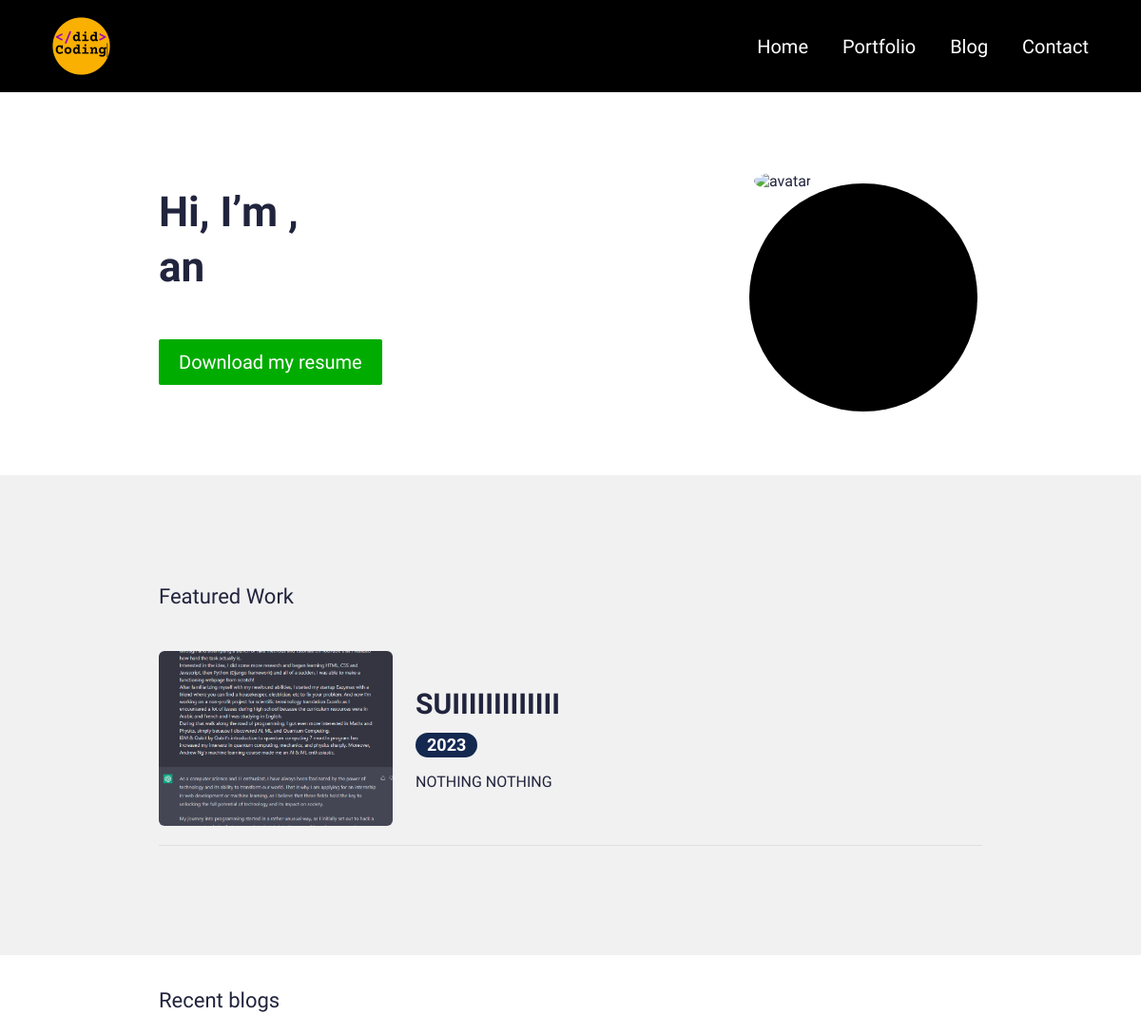
Before: / (upper part) with the older database file.
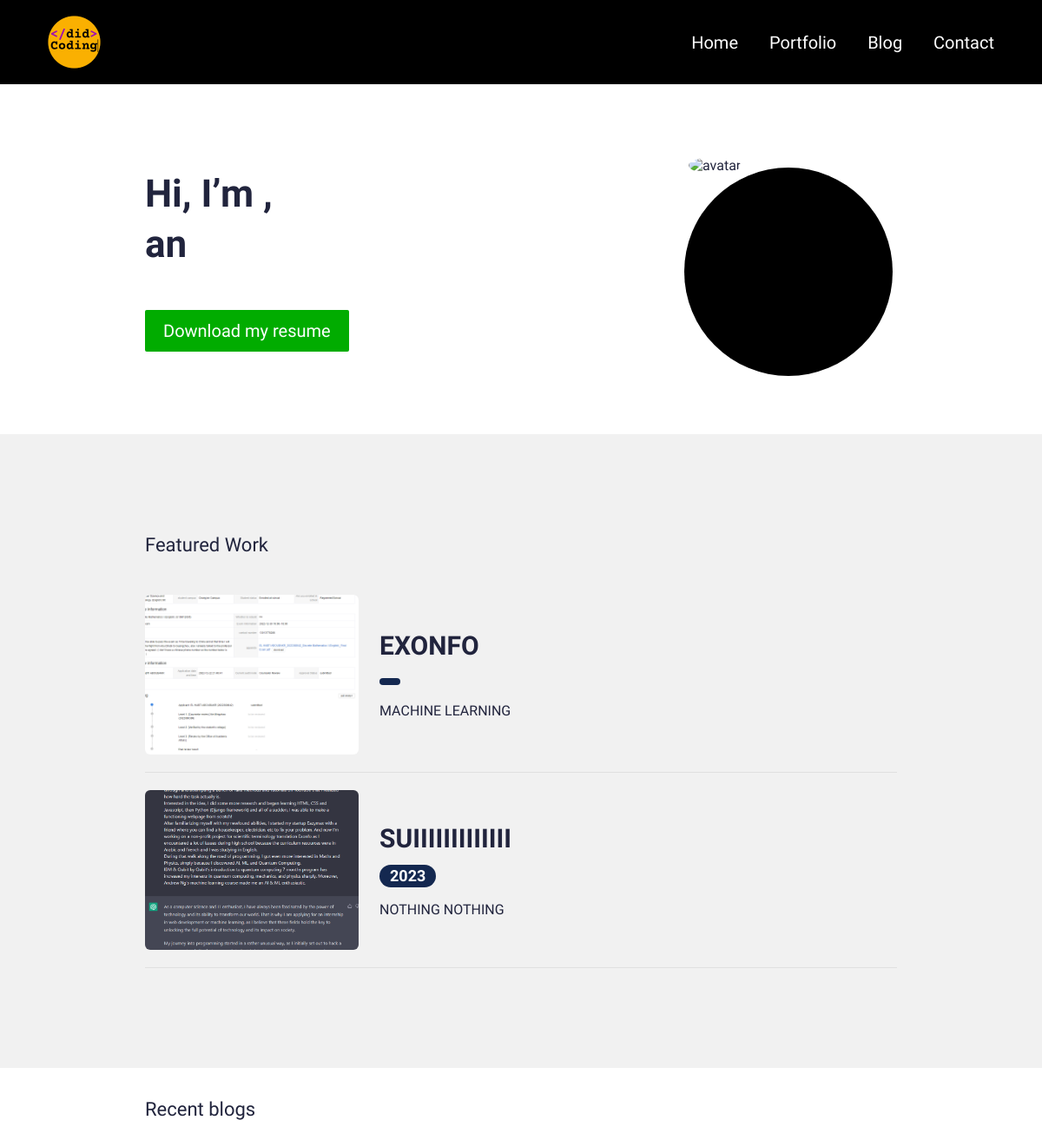
After: the same page with the newer database file.
### main/models.py (models this page shows, shortened)
class Portfolio(models.Model):
    class Meta:
        verbose_name_plural = 'Portfolio Profiles'
        verbose_name = 'Portfolio'
        ordering = ["name"]
    date = models.DateTimeField(blank=True, null=True)
    name = models.CharField(max_length=200, blank=True, null=True)
    description = models.CharField(max_length=500, blank=True, null=True)
    body = RichTextField(blank=True, null=True)
    image = models.ImageField(blank=True, null=True, upload_to="portfolio")
    slug = models.SlugField(null=True, blank=True)
    is_active = models.BooleanField(default=True)

### main/views.py (the view)
# urls.py: path('', views.home, name="home"),
def home(request):
	certificates = Certificate.objects.filter(is_active=True)
	blogs = Blog.objects.filter(is_active=True)
	portfolio = Portfolio.objects.filter(is_active=True)#
	user = UserProfile.objects.all()
	context = {
		'certificates': certificates,
		'blogs': blogs,
		'portfolio': portfolio,
		'profile':user,
	}
	return render(request,'index.html',context)

### main/templates/index.html (shortened to what this page needs)
{% extends 'base.html' %}
{% load static %}
{% block content %}
<section>
  <div class="bannerSection">
    <div class="container">
      <div class="row g-4 g-md-3  align-items-center">
        <div class="col-md-auto order-md-last">
          <div class="bannerUserImg">
            <img src="{{user.userprofile.avatar.url}}" alt="{{user.username|title}} {{user.last_name|title}} avatar">
          </div>
        </div>
        <div class="col-md">
          <div class="bannerContent">
            <h1 class="xlTitle pb-3">Hi, I’m {{user.username|title}}, <br> an {{user.userprofile.title}} </br></h1>
            <div class="bannerBtnCol">
              <div class="row">
                <div class="col-auto">
                  <a download href="{{user.userprofile.cv.url}}" class="btn btnPrimary">Download my resume</a>
                </div>
                <div class="col-auto">
                </div>
              </div>
            </div>
          </div>
        </div>
      </div>
    </div>
  </div>
</section>
<section>
  <div class="sectionSpaceSm lightBg">
    <div class="sectionSpace ">
    <div class="container">
      <div class="portfolioCol">
        <div class="row pb-3">
          <div class="col">
            <h3 class="smText regular">Featured Work</h3>
          </div>
          <div class="col-auto">
          </div>
        </div>
        {% for p in portfolio %}
        {% if p.is_active %}
        <div class="portfolioCard">
          <div class="row g-4 align-items-center">
            <div class="col-md-auto">
              <div class="portfolioImgCol">
                <a href="{% url 'portfolio_detail' p.id %}"><img src="{{p.image.url}}" alt="..."></a>
              </div>
            </div>
            <div class="col-md">
              <div class="portfolioContentCol">
                <h3 class="lgTitle"><a href="{% url 'portfolio_detail' p.id %}">{{p.name}}</a></h3>
                <ul class="portfolioOption">
                  <li><span class="dateLbl">{{p.date.year}}</span></li>
                </ul>
                <p>{{p.description}}</p>
              </div>
            </div>
          </div>
        </div>
        {% endif %}
        {% endfor %}
      </div>
    </div>
  </div>
</section>
<section>
  <div class="sectionSpaceSm">
    <div class="container">
      <div class="row pb-3">
        <div class="col">
          <h3 class="smText regular">Recent blogs</h3>
        </div>
        <div class="col-auto">
        </div>
      </div>
      <div class="row g-3">
      </div>
    </div>
  </div>
</section>
{% endblock %}

Changed rows visible on the page:
added Portfolio: image (picture), name "EXONFO", description "MACHINE LEARNING"
